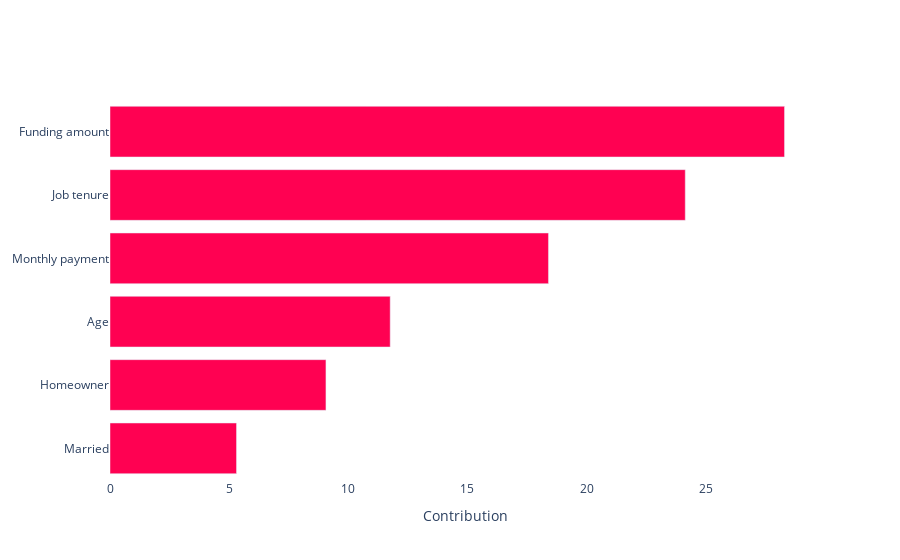

Source (notebook cell):
### Code cell
from src.part8 import xper_method

df_filtered = df.sample(int(len(df)/2)).drop(["ID", "Pred_default (y_hat)", "PD", "Group"], axis=1)
X_filtered = df_filtered.drop("Default (y)", axis=1)
y_filtered = df_filtered["Default (y)"]

X_train_filt, X_test_filt, y_train_filt, y_test_filt = train_test_split(X_filtered, y_filtered, test_size=0.3, random_state=42)

xper_method(model=cat_model, eval_metric="Accuracy", dataset=df_filtered, target_col="Default (y)", X_train=X_train_filt, y_train=y_train_filt, X_test=X_test_filt, y_test=y_test_filt)

### Figure 1 — Plotly figure (JSON) as saved in the notebook; plotly's stock layout.template omitted (floating-point values rounded to 4 significant figures)
{"data": [{"marker": {"color": [28.3, 24.14, 18.4, 11.76, 9.062, 5.308], "colorscale": [[0, "rgb(255, 1, 82)"], [1, "rgb(255, 1, 82)"]]}, "orientation": "h", "type": "bar", "x": [28.3, 24.14, 18.4, 11.76, 9.062, 5.308], "y": ["Funding amount", "Job tenure", "Monthly payment", "Age", "Homeowner", "Married"]}], "layout": {"plot_bgcolor": "white", "showlegend": false, "xaxis": {"title": {"text": "Contribution"}}, "yaxis": {"autorange": "reversed"}}}
